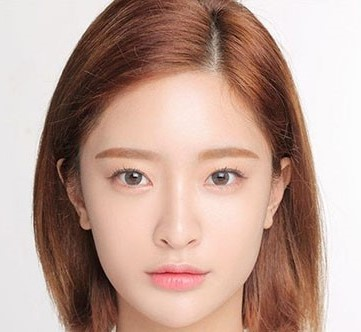
#> input picture project/4.jpg, 361 x 332 px
$ python main2.py
#> lines starting #> are read from the running program, lines starting #| are printed output that depends on the picture; after the words box and inside, x2 and y2 are one past the last pixel; in counts of white or black regions, pixels touching at a corner belong together
import cv2
import numpy as np
from matplotlib import pyplot as plt

img = cv2.imread('4.jpg')
#> img is the input picture: shape (332, 361, 3); mean B, G, R 148.7, 160.3, 189.8
gray = cv2.cvtColor(img,cv2.COLOR_BGR2GRAY)
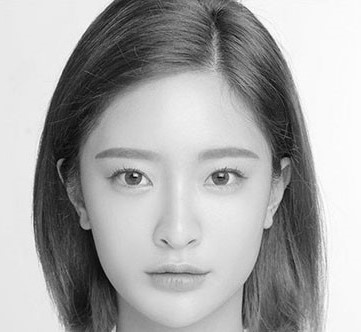
#> gray: shape (332, 361); min 3, max 255, mean 167.8
hight,width = gray.shape
#> hight = 332; width = 361
print(gray.shape)
#| (332, 361)
# print(hight/2.5)
# print(width/2.5)
# edges = cv2.Canny(gray, 200, 250)
ret, thres = cv2.threshold(gray, 0, 255, cv2.THRESH_BINARY+cv2.THRESH_OTSU)
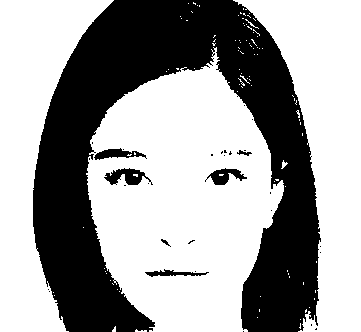
#> thres: shape (332, 361); 62.3% white; 31 black regions (24 under 20 px)
#> ret = 150
imgrgb = cv2.cvtColor(img, cv2.COLOR_BGR2RGB)

contours, hierarchy = cv2.findContours(
    thres, cv2.RETR_TREE, cv2.CHAIN_APPROX_SIMPLE)
#> contours = 149 contours, 140 with area under 20; largest, box (x1, y1, x2, y2) and area: (86, 47, 284, 332) 38086, (233, 0, 361, 332) 19226, (0, 0, 114, 332) 17135, (103, 167, 152, 186) 514, (206, 167, 248, 186) 403
border = []
max_list = []
for cnt in contours:
    area = cv2.contourArea(cnt)
    max_list.append(area)
#> this loop made 149 passes
#> (cnt, area) on passes 3 to 14: ([[300, 323], [300, 326], [299, 327], [300, 328]], 1), ([[300, 319]], 0), ([[257, 317]], 0), ([[306, 309], [305, 310], [305, 312], [306, 311]], 2), ([[259, 309], [259, 311]], 0), ([[309, 307]], 0), ([[314, 298], [314, 299]], 0), ([[260, 296]], 0), ([[54, 295]], 0), ([[53, 292]], 0), ([[119, 291]], 0), ([[315, 290], [315, 292]], 0)
#> area on passes 1, 2, 30, 35, 37, 46: 8, 8.5, 17.5, 8, 0, 5.5
#> after the loop, max_list = 149 values, max 38086 at index 64, min 0 at index 3, mean 512.6

max_list.sort()
MAXS = max_list[len(max_list)-4]
#> MAXS = 513.5
print("maxs = " + str(MAXS))
#| maxs = 513.5
for i,cnt in enumerate(contours):
    area = cv2.contourArea(cnt)
    if area < MAXS:
        continue
    print(area)
    cnt_len = cv2.arcLength(cnt, True)
    orig_cnt = cnt.copy()
    cnt = cv2.approxPolyDP(cnt, 0.01 * cnt_len, True)
    x,y,w,h = cv2.boundingRect(orig_cnt)
    if y > hight/1.9:
        border.append([x, y, w, h])
        cv2.rectangle(img, (x, y), (x+w, y+h), (0, 255, 0), 2)
#> after the loop, border = []
# cv2.drawContours(imgrgb, contours, -1, (0, 255, 0), 3)
row = int(len(border))
#> row = 0
col = row
#> col = 0
print(row)
#| 0
# [27 lines of commented-out code are left out]

cv2.namedWindow('Mouth Detector', cv2.WINDOW_NORMAL)
cv2.imshow('Mouth Detector', img)
cv2.waitKey(0)
cv2.destroyAllWindows()

# x, y, w, h
# print(len(border))

$ run again, with project/1.jpg copied over project/4.jpg
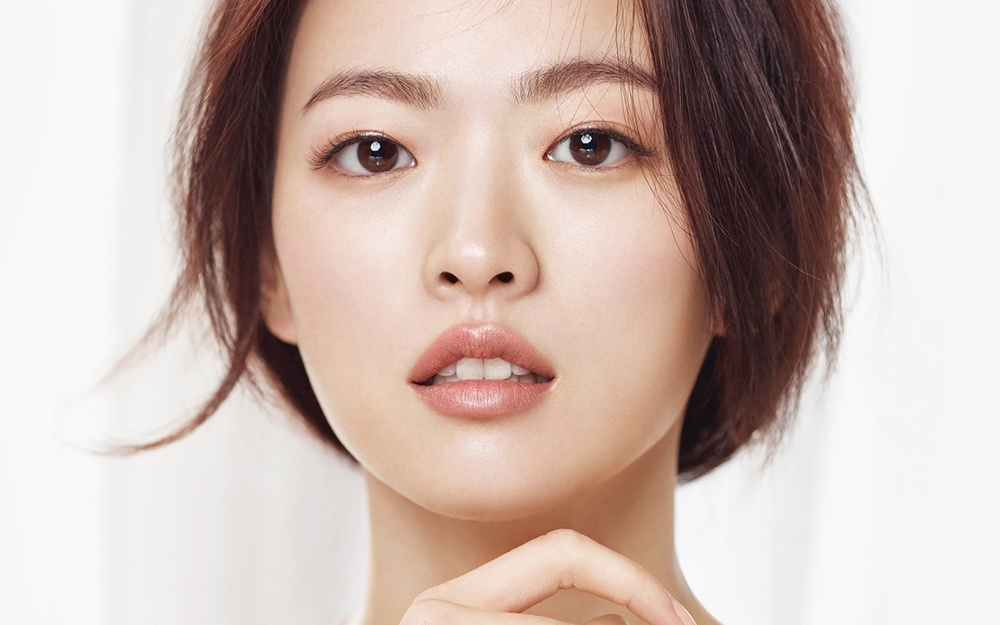
#> input picture project/1.jpg, 1000 x 625 px, shrunk from 1440 x 900 before the run
#> img is the input picture: shape (625, 1000, 3); mean B, G, R 177.1, 184.5, 203.1
#| (625, 1000)
#> `ret, thres = cv2.threshold(gray, 0, 255, cv2.THRESH_BINARY+cv2.THRESH_..`:
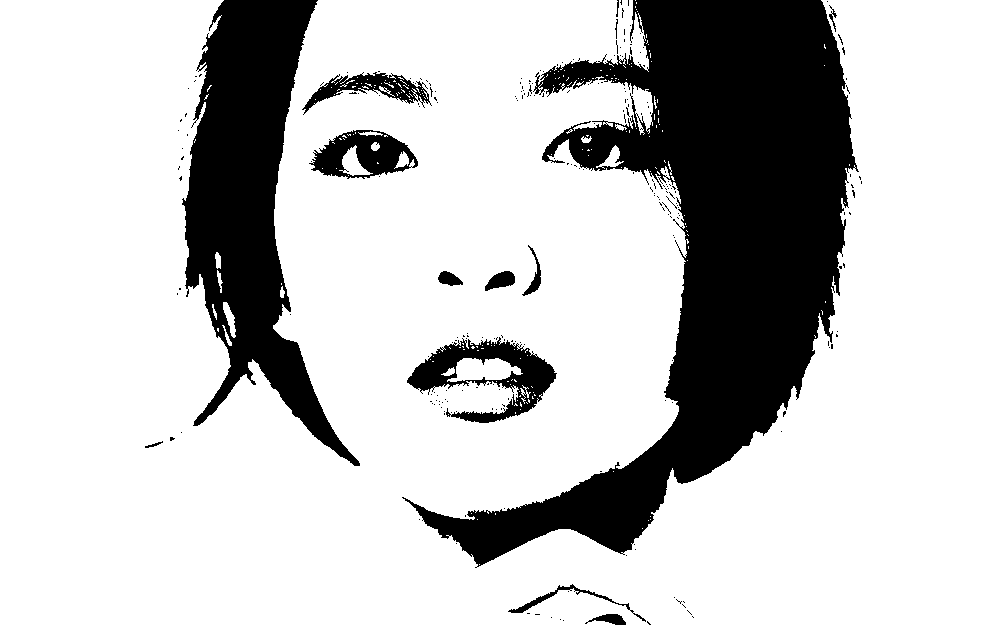
#> thres: shape (625, 1000); 77.7% white; 243 black regions (229 under 20 px)
#> ret = 147
#> contours = 690 contours, 652 with area under 20; largest, box (x1, y1, x2, y2) and area: (0, 0, 1000, 625) 492314, (406, 336, 558, 424) 6606, (308, 129, 419, 180) 3806, (301, 71, 431, 115) 2180, (447, 358, 523, 382) 1092
#> the loop `for cnt in contours:` made 690 passes
#> area on passes 12, 15, 17: 36.5, 182, 28
#> after the loop `for cnt in contours:`: max_list = 690 values, max 492314.5 at index 113, min 0 at index 0, mean 740.6
#> MAXS = 2179.5
#| maxs = 2179.5
#> the loop `for i,cnt in enumerate(contours):` made 690 passes
#> (printed output is left out)
#> after the loop `for i,cnt in enumerate(contours):`:
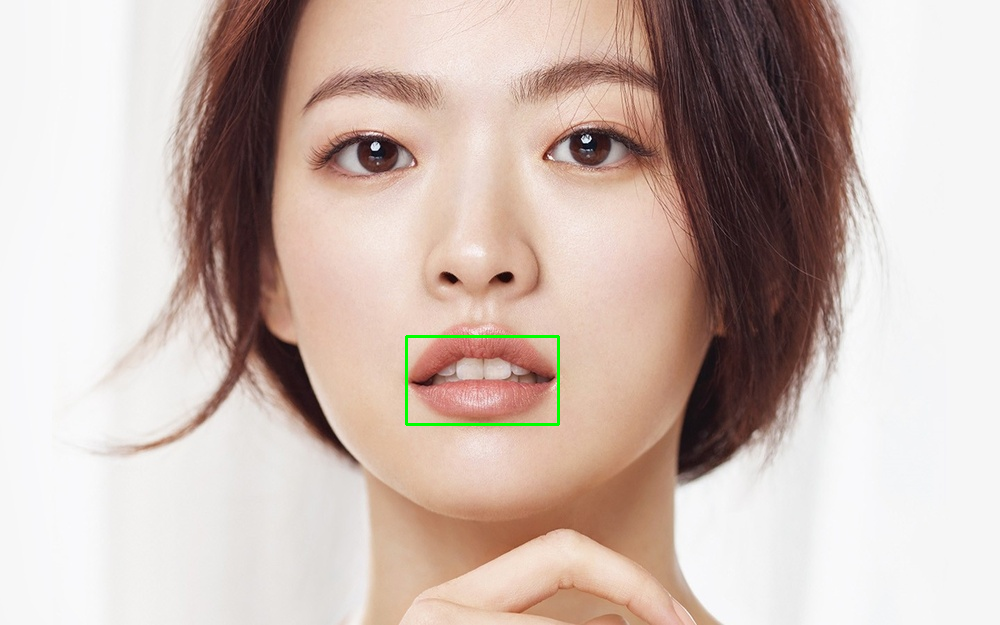
#> img: shape (625, 1000, 3); 0.23% of pixels changed, all inside (x1, y1, x2, y2) = (405, 335, 560, 426)
#> after the loop `for i,cnt in enumerate(contours):`: border = [[406, 336, 152, 88]]
#> row = 1
#| 1

$ run again, with project/10.jpg copied over project/4.jpg
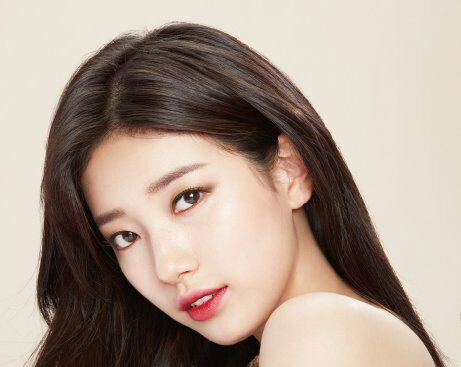
#> input picture project/10.jpg, 461 x 367 px
#> img is the input picture: shape (367, 461, 3); mean B, G, R 144.1, 156.5, 173.5
#| (367, 461)
#> `ret, thres = cv2.threshold(gray, 0, 255, cv2.THRESH_BINARY+cv2.THRESH_..`:
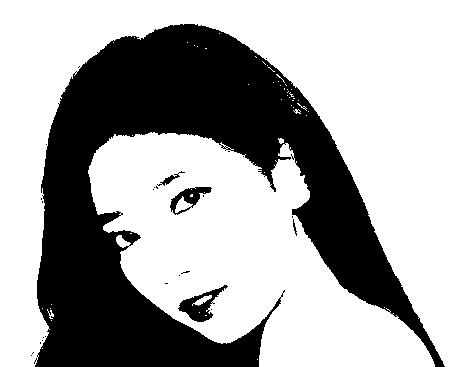
#> thres: shape (367, 461); 65.4% white; 27 black regions (22 under 20 px)
#> ret = 133
#> contours = 115 contours, 108 with area under 20; largest, box (x1, y1, x2, y2) and area: (0, 0, 461, 367) 66328, (88, 132, 435, 367) 43882, (177, 284, 229, 323) 842, (169, 186, 213, 216) 544, (159, 173, 181, 187) 106, (192, 295, 212, 306) 66, (292, 218, 298, 237) 44
#> the loop `for cnt in contours:` made 115 passes
#> area on passes 13, 19, 22, 27, 32, 41: 43882.5, 841.5, 65.5, 44, 543.5, 106
#> after the loop `for cnt in contours:`: max_list = 115 values, max 66327.5 at index 92, min 0 at index 0, mean 974.8
#> MAXS = 543.5
#| maxs = 543.5
#> the loop `for i,cnt in enumerate(contours):` made 115 passes
#> (area, cnt_len, x, y, w, h) on passes 13, 19, 32: (43882.5, 1488.1, 88, 132, 347, 235), (841.5, 174.1, 177, 284, 52, 39), (543.5, 191.2, 169, 186, 44, 30)
#> (printed output is left out)
#> after the loop `for i,cnt in enumerate(contours):`:
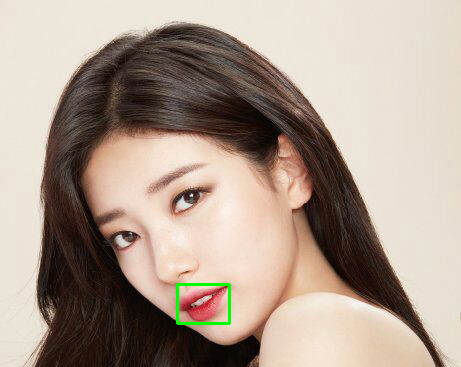
#> img: shape (367, 461, 3); 0.32% of pixels changed, all inside (x1, y1, x2, y2) = (176, 283, 231, 325)
#> after the loop `for i,cnt in enumerate(contours):`: border = [[177, 284, 52, 39]]
#> row = 1
#| 1

$ run again, with project/11.jpg copied over project/4.jpg
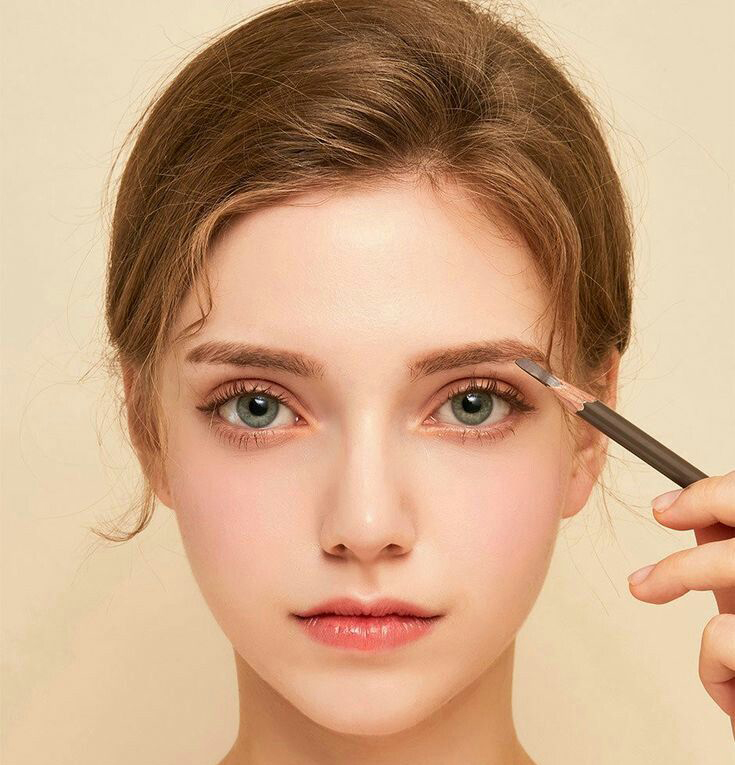
#> input picture project/11.jpg, 735 x 765 px
#> img is the input picture: shape (765, 735, 3); mean B, G, R 133.3, 165.6, 203.1
#| (765, 735)
#> `ret, thres = cv2.threshold(gray, 0, 255, cv2.THRESH_BINARY+cv2.THRESH_..`:
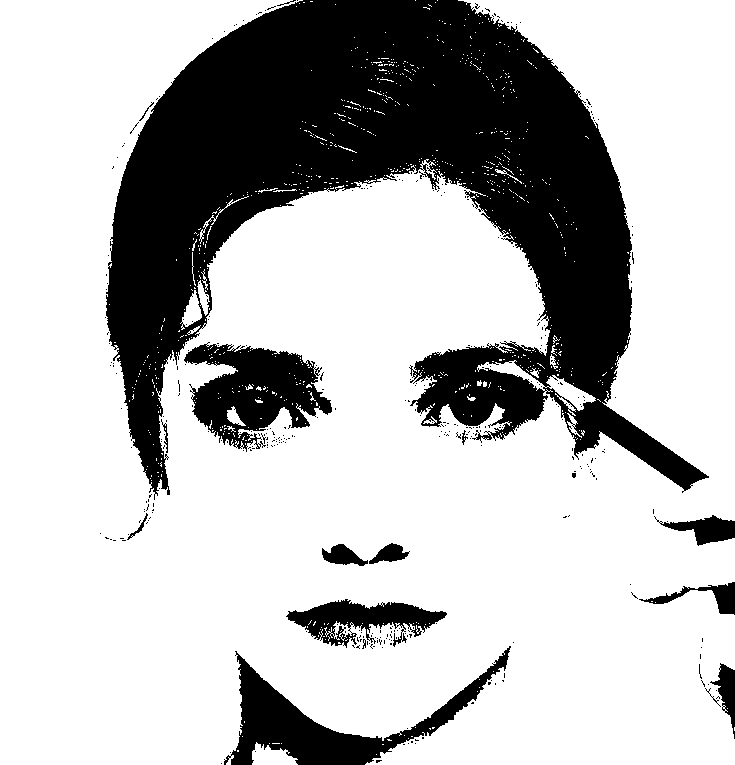
#> thres: shape (765, 735); 73% white; 362 black regions (346 under 20 px)
#> ret = 146
#> contours = 1501 contours, 1471 with area under 20; largest, box (x1, y1, x2, y2) and area: (0, 0, 735, 765) 417826, (183, 343, 333, 453) 9542, (285, 598, 448, 649) 3954, (321, 543, 369, 567) 623, (252, 742, 298, 765) 604
#> the loop `for cnt in contours:` made 1501 passes
#> area on passes 7, 54, 60: 604.5, 31, 77
#> after the loop `for cnt in contours:`: max_list = 1501 values, max 417826.5 at index 711, min 0 at index 0, mean 291.5
#> MAXS = 623
#| maxs = 623.0
#> the loop `for i,cnt in enumerate(contours):` made 1501 passes
#> (printed output is left out)
#> after the loop `for i,cnt in enumerate(contours):`:
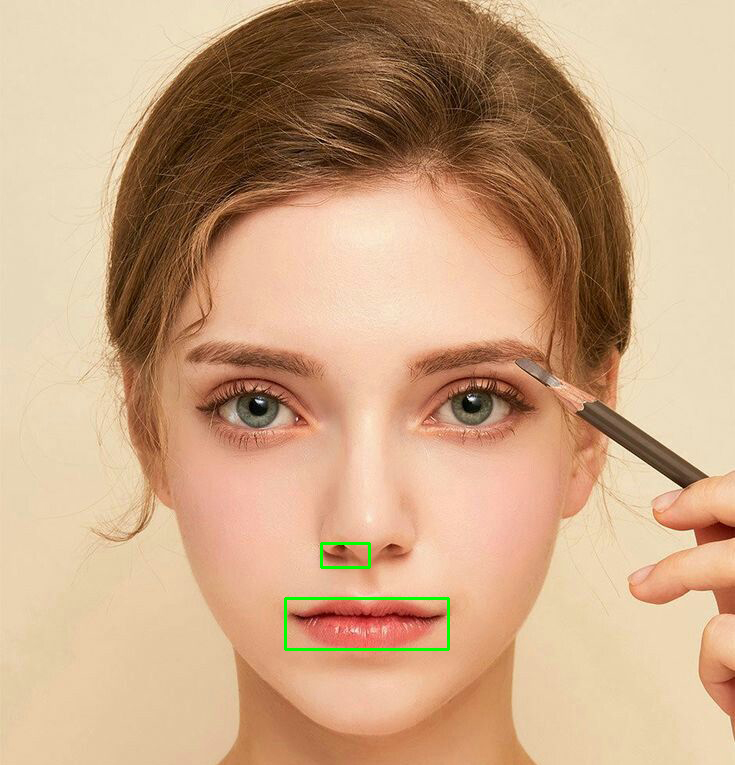
#> img: shape (765, 735, 3); 0.3% of pixels changed, all inside (x1, y1, x2, y2) = (284, 542, 450, 651)
#> after the loop `for i,cnt in enumerate(contours):`: border = [[285, 598, 163, 51], [321, 543, 48, 24]]
#> row = 2
#| 2
